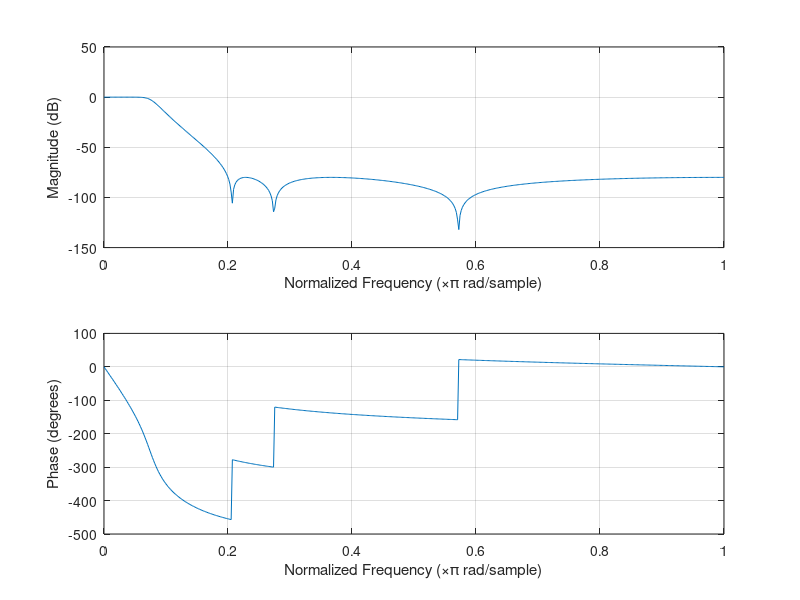

Recreate this plot in MATLAB. (Note: this script raises an error after producing the figure.)
clear all
close all
fs=2000;
fc=200;

[b,a]=cheby2(6,80,2*fc/fs);
rzad=6;
liczba_bit=20;
figure(2)
freqz(b,a);
[sos,g]=tf2sos(b,a);
g_prim=g^(1/3);

N=1000; % 100 test samples
%x=randn(N,1); % generate random samples
x=ones(1,N)*100;

y=zeros(N,1); % allocate output array
d=zeros(3,1); % clear delay line

for i=1:3
    for j=1:6
        sos3(i,j)=fixpoint(sos(i,j),liczba_bit);
    end
end


m=fixpoint(g_prim,liczba_bit);
m
hdl_creator(sos3,rzad/2,liczba_bit,m,'LowPass_top')

